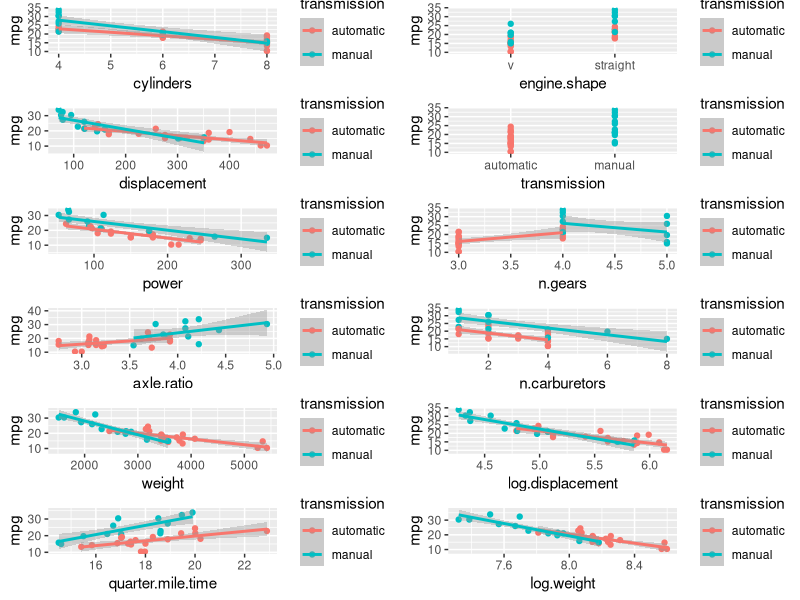
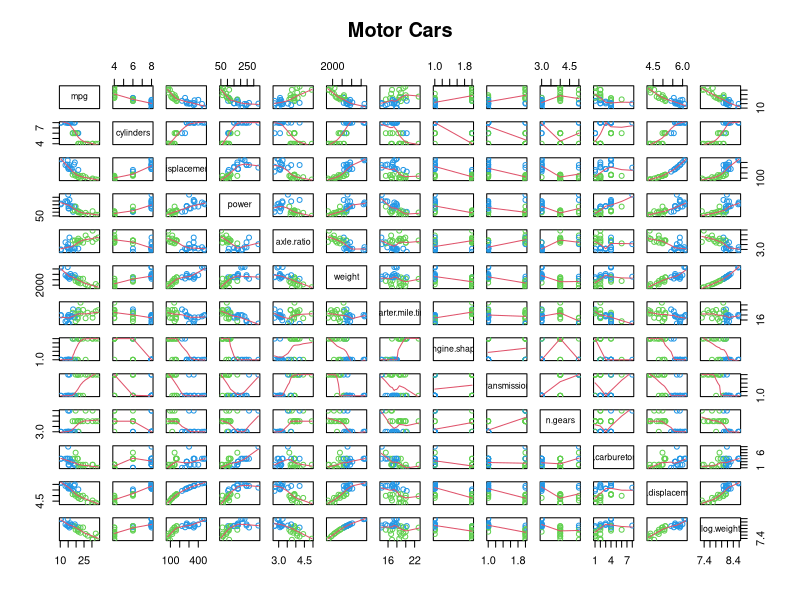
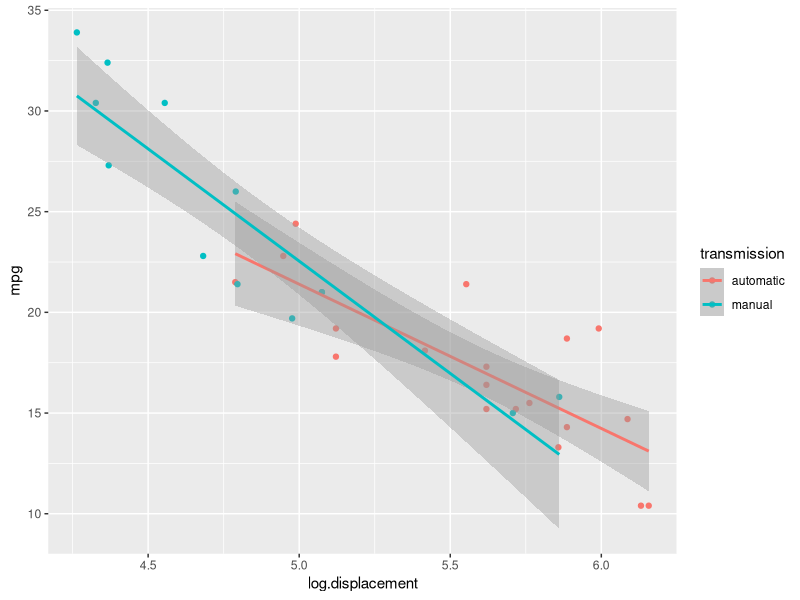

These charts were generated, in order, by the following R code:
## ---- chunk 1
# Multiple plot function
#
# ggplot objects can be passed in ..., or to plotlist (as a list of ggplot objects)
# - cols:   Number of columns in layout
# - layout: A matrix specifying the layout. If present, 'cols' is ignored.
#
# If the layout is something like matrix(c(1,2,3,3), nrow=2, byrow=TRUE),
# then plot 1 will go in the upper left, 2 will go in the upper right, and
# 3 will go all the way across the bottom.
#
# credit: http://www.cookbook-r.com/Graphs/Multiple_graphs_on_one_page_(ggplot2)/
# author: winston@stdout.org
#
multiplot <- function(..., plotlist=NULL, file, cols=1, layout=NULL) {
  library(grid)

  # Make a list from the ... arguments and plotlist
  plots <- c(list(...), plotlist)

  numPlots = length(plots)

  # If layout is NULL, then use 'cols' to determine layout
  if (is.null(layout)) {
    # Make the panel
    # ncol: Number of columns of plots
    # nrow: Number of rows needed, calculated from # of cols
    layout <- matrix(seq(1, cols * ceiling(numPlots/cols)),
                    ncol = cols, nrow = ceiling(numPlots/cols))
  }

 if (numPlots==1) {
    print(plots[[1]])

  } else {
    # Set up the page
    grid.newpage()
    pushViewport(viewport(layout = grid.layout(nrow(layout), ncol(layout))))

    # Make each plot, in the correct location
    for (i in 1:numPlots) {
      # Get the i,j matrix positions of the regions that contain this subplot
      matchidx <- as.data.frame(which(layout == i, arr.ind = TRUE))

      print(plots[[i]], vp = viewport(layout.pos.row = matchidx$row,
                                      layout.pos.col = matchidx$col))
    }
  }
}
## ---- chunk 2
library(datasets)
library(dplyr)
library(xtable)
# library(GGally)
library(ggplot2)

graphics.off()

setwd("~/../datascience/RegressionModels-MotorCars")
data(mtcars)

# ?mtcars

# rename vars
mtcars <- rename(mtcars, cylinders=cyl, displacement=disp, power=hp, 
                 axle.ratio=drat, weight=wt, quarter.mile.time=qsec, 
                 engine.shape=vs, transmission=am, n.gears=gear, 
                 n.carburetors=carb)
## ---- chunk 3
# clarify values based on ?mtcars info
mtcars <- mutate(mtcars,
                 weight=weight*1000,
                 engine.shape=factor(engine.shape, levels=c(0,1), 
                                     labels=c("v","straight")),
                 transmission=factor(transmission, levels=c(0,1),
                                     labels=c("automatic","manual")),
                 log.displacement=log(displacement),
                 log.weight=log(weight))

# note: engine.shape has levels(0,1) = ("v","straight")
#       transmission has levels(0,1) = ("auto","manual")
## ---- chunk 4
tab <- xtable(head(mtcars))
print(tab, type = "html")
## ---- chunk 5
mtcars %>% group_by(transmission) %>% summarize(mean(mpg))
## ---- chunk 6
# MPG vs feature broken out between automatic and manual
gg  <- list()

ii <- 0
for (feat.name in names(mtcars)[2:ncol(mtcars)]) {
    #tmp <- select(mtcars, mpg, transmission, feat.name)
    #rename(tmp, )
    ii <- ii + 1
    gg[[ii]] <- ggplot(mtcars, aes_string(x=feat.name, 
                                          y="mpg", 
                                          col="transmission")) +
        geom_point() + 
        geom_smooth(method="lm") 
}
windows(width = 9, height = 10, xpos = 0, rescale="fixed")
multiplot(plotlist = gg, cols=2)

windows(width = 13, height = 11, xpos = 30)
pairs(mtcars, panel = panel.smooth, main = "Motor Cars", 
      col = 3 + (mtcars$log.displacement > 5.25))

# ggpairs(mtcars, lower=list(continuous = "smooth"), params=c(method="lm"))
## ---- chunk 7

## ---- chunk 8
windows(4,3,xpos=0)
print(gg[[11]])
#mpg.displacement <- predict()


#myfit1 <- lm(mpg ~ transmission, data=mtcars)
#myfit2 <- lm(mpg ~ 
#                 transmission + 
#                 log.weight, 
#             data=mtcars)
myfit1 <- lm(mpg ~ transmission, data=mtcars)
myfit2 <- lm(mpg ~ transmission + log.weight, data=mtcars)
myfit3 <- lm(mpg ~ transmission + log.weight + log.displacement, data=mtcars)
myfit_all <- lm(mpg ~ transmission + 
                 log.weight + log.displacement +
                 cylinders + 
                 power + axle.ratio +
                 quarter.mile.time + engine.shape +
                 n.gears + n.carburetors, data=mtcars)

print(anova(myfit1, myfit2, myfit3, myfit_all))
